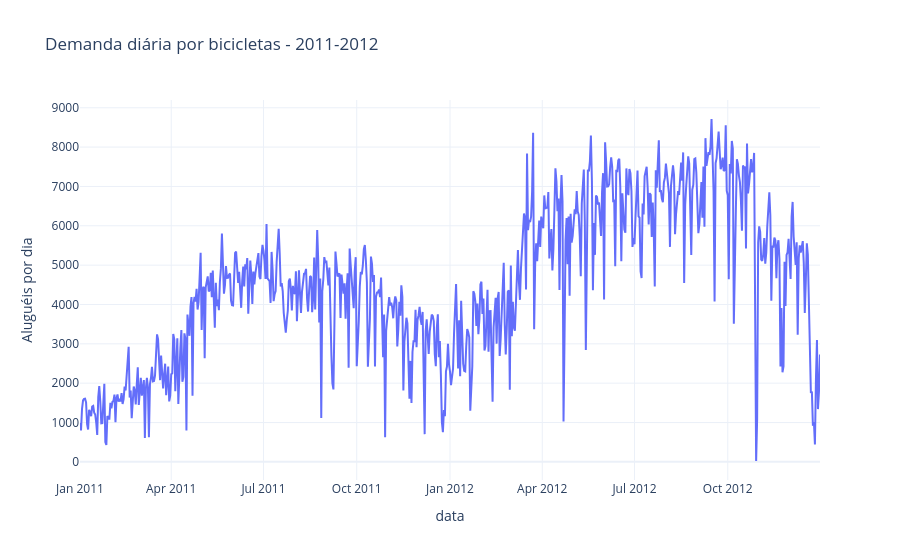

Notebook code cell kept with this figure:
### Markdown cell above
Há 500 dias úteis e 231 dias não úteis. As médias são aproximadamente 4.584,82 e 4.330,17 aluguéis por dia, respectivamente: diferença descritiva de cerca de 5,9% em relação aos dias não úteis. Isso não revela o motivo das viagens nem comprova causalidade.

### 3.3 Demanda diária ao longo do tempo — Pendente, Pessoa 1

Construir um gráfico com `dteday` no eixo horizontal e `cnt` no vertical. Seu objetivo é observar evolução e padrões temporais. Uma mudança de nível não identifica sozinha sua causa.

### Code cell
fig_demanda_tempo = px.line(
    df,
    x = "dteday",
    y = "cnt",
    labels = {
        "dteday": "data",
        "cnt": "Aluguéis por dia"
    },
    title = "Demanda diária por bicicletas - 2011-2012",
    template = "plotly_white"
)

fig_demanda_tempo.show()

### Figure 1 — Plotly figure (JSON) as saved in the notebook; plotly's stock layout.template omitted (floating-point values rounded to 4 significant figures; data arrays with more than 128 entries replaced by an {"elided": "..."} marker saying what was removed)
{"data": [{"hovertemplate": "data=%{x}<br>Aluguéis por dia=%{y}<extra></extra>", "legendgroup": "", "line": {"color": "#636efa", "dash": "solid"}, "marker": {"symbol": "circle"}, "mode": "lines", "name": "", "orientation": "v", "showlegend": false, "type": "scatter", "x": {"elided": "731 str values"}, "xaxis": "x", "y": {"elided": "731 int values"}, "yaxis": "y"}], "layout": {"legend": {"tracegroupgap": 0}, "title": {"text": "Demanda diária por bicicletas - 2011-2012"}, "xaxis": {"anchor": "y", "domain": [0, 1], "title": {"text": "data"}}, "yaxis": {"anchor": "x", "domain": [0, 1], "title": {"text": "Aluguéis por dia"}}}}
